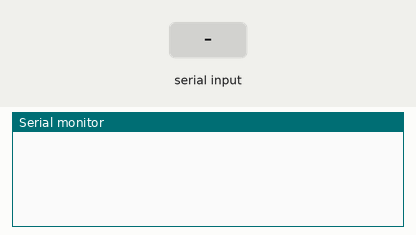
Recording of a sketch running on a simulated Arduino Uno, built with avr-gcc and run on an emulated ATmega328P. Parts: the last lines printed to the serial monitor. Inputs (shaded band) come from the test bench.

Above: at 1.2 s.
1.3 s: "90,45\n" received over Serial
At 3.1 s:
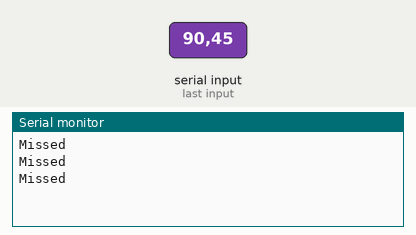
3.8 s: "1\n" received over Serial
At 4.1 s:
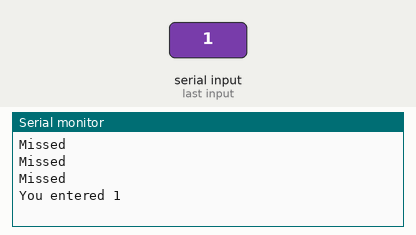

Measured:
- after the input at 1.3 s, the serial monitor: prints a new line at once (image 1)
- after the input at 3.8 s, the serial monitor: prints a new line at once (image 2)

The sketch:

conditional_statements.ino
```cpp
byte val;

void setup() {
  // boolean val = 1;
  // if (val == 1) {
  //   // if val equals 1 or true, then do something
  // }
  // int sensor;
  // if (sensor > 300) {
  //   // statements...
  // }
  // if (sensor < 200 || sensor > 400) {
  //   // statements...
  // } else {
  //   // statements...
  // }

  Serial.begin(9600);
}

void loop() {
  if (Serial.available()) {
    val = Serial.parseInt();
    // if (val == 1) {
    //   Serial.println("You entered 1");
    // } else if (val == 2) {
    //   Serial.println("You entered 2");
    // } else if (val == 3) {
    //   Serial.println("You entered 3");
    // } else {
    //   Serial.println("Missed!");
    // }
    switch (val) {
      case 1:
        Serial.println("You entered 1");
        break;
      case 2:
        Serial.println("You entered 2");
        break;
      case 3:
        Serial.println("You entered 3");
        break;
      default: Serial.println("Missed");
    }
  }
}
```
